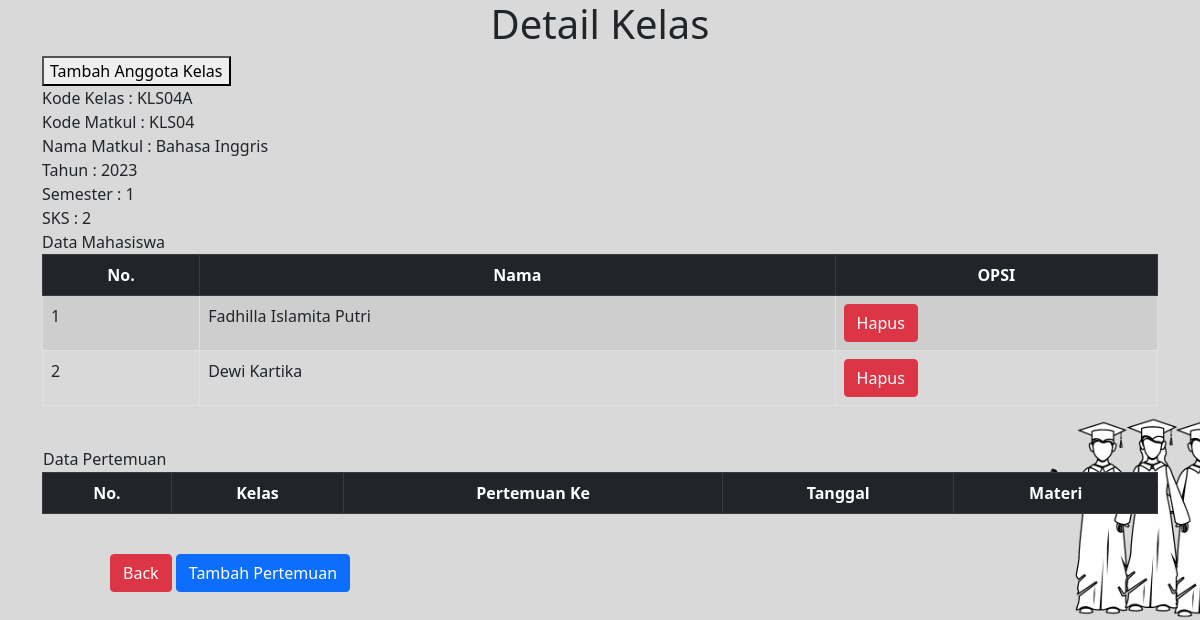
/lihat_detail_kelas.php?id=6, run on an earlier commit of the app's database.
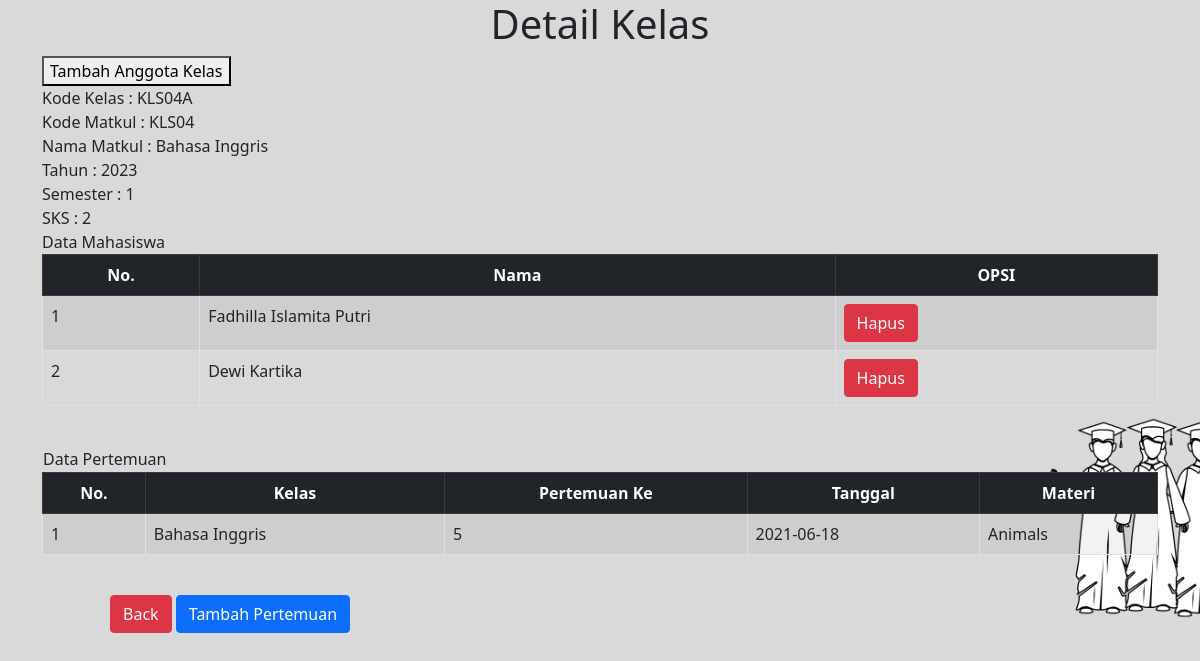
And on a later commit of the database.
### tables this page shows
CREATE TABLE `krs` (
  `krs_id` int(11) NOT NULL,
  `kelas_id` int(11) NOT NULL,
  `mahasiswa_id` int(11) NOT NULL
);

CREATE TABLE `mahasiswa` (
  `id` int(11) NOT NULL,
  `nama` varchar(50) NOT NULL,
  `nim` varchar(18) NOT NULL,
  `email` varchar(50) NOT NULL,
  `tipe` int(100) NOT NULL,
  `password` int(11) NOT NULL
);

CREATE TABLE `pertemuan` (
  `pertemuan_id` int(11) NOT NULL,
  `kelas_id` int(11) NOT NULL,
  `pertemuan_ke` int(11) NOT NULL,
  `tanggal` date NOT NULL,
  `materi` varchar(225) NOT NULL
);

CREATE TABLE `kelas` (
  `id` int(11) NOT NULL,
  `kode_kelas` varchar(50) NOT NULL,
  `kode_matkul` varchar(50) NOT NULL,
  `nama_matkul` varchar(50) NOT NULL,
  `tahun` int(11) NOT NULL,
  `semester` int(11) NOT NULL,
  `sks` int(11) NOT NULL
);

### lihat_detail_kelas.php (the view, shortened to what this page needs)
<?php
    include 'config.php';
        if(isset($_GET['id'])){
            $id_kelas =$_GET['id'];
        }
        else {
            die ("Error. No ID Selected!");
        }
        $query = mysqli_query($mysqli, "SELECT * FROM kelas WHERE id='$id_kelas'");
        $result = mysqli_fetch_array($query);
?>
<!DOCTYPE html>
<html lang="en">
<head>
    <link href="https://cdn.jsdelivr.net/npm/bootstrap@5.0.0-beta2/dist/css/bootstrap.min.css" rel="stylesheet"
>
</head>
 <body  background="ba.jpeg">
    <div class="container">
    <h1 class="text-center">Detail Kelas</h1>
    <button id="add_mhs" onclick="myfunction()">Tambah Anggota Kelas</button>
    <br>
        <tr>
            <td size="90">Kode Kelas</td>
            <td>: <?php echo $result['kode_kelas']?></td>
        </tr>
       <br>
        <tr>
            <td>Kode Matkul</td>
            <td>: <?php echo $result['kode_matkul']?></td>
        </tr>
        <br>
        <tr>
            <td>Nama Matkul</td>
            <td>: <?php echo $result['nama_matkul']?></td>
        </tr>
        <br>
        <tr>
            <td>Tahun</td>
            <td>: <?php echo $result['tahun']?></td>
        </tr>
        <tr>
        <br>
            <td>Semester</td>
            <td>: <?php echo $result['semester']?></td>
        </tr>
        <tr>
        <br>
            <td>SKS</td>
            <td>: <?php echo $result['sks']?></td>
        </tr>
        <br>
        <tr>
            <td>Data Mahasiswa</td>
            <br>
        </tr>
        <table class="table table-striped table-hover table-bordered" border="0" cellpadding="4">
        <thead class="table-dark">
        <tr bgcolor="silver">
            <th scope="col" class="text-center">No.</th>
            <th class="text-center">Nama</th>
            <th class="text-center">OPSI</th>
        </tr>
        </thead>
        <?php
        $no=0;
        $query2 = mysqli_query($mysqli, "SELECT * FROM `krs` join mahasiswa on mahasiswa.id=`krs`.`mahasiswa_id` where kelas_id=$id_kelas");
        while($result2  =mysqli_fetch_array($query2)){
        $no++;
        ?>
        <tr>
            <td><?php echo $no?></td>
            <td><?php echo $result2['nama']?></td>
            <td><a href="hapus_peserta.php?krs_id=<?php echo $result2['krs_id']?>&&kelas_id=<?php echo $id_kelas?>" class="btn btn-danger" style="margin-left: 0,1px" sonclick="return confirm('Anda yakin akan menghapus data ini?')">Hapus</a></td>
        </tr>
        <?php
        }
        ?>
        <table>
        <tr>
            <td>Data Pertemuan</td>
            <br>
        </tr>
        <table class="table table-striped table-hover table-bordered" border="0" cellpadding="4">
        <thead class="table-dark">
        <tr bgcolor="silver">
            <th scope="col" class="text-center">No.</th>
            <th class="text-center">Kelas</th>
            <th class="text-center">Pertemuan Ke</th>
            <th class="text-center">Tanggal</th>
            <th class="text-center">Materi</th>
         </tr>
         </thead>
         <?php
            $no=0;
            $sql = mysqli_query($mysqli,"SELECT * FROM pertemuan JOIN kelas ON pertemuan.kelas_id=kelas.id WHERE kelas_id=$id_kelas");
            while ($value = mysqli_fetch_array($sql)) {
            $no++;
            ?>
            <tr>
                <td><?php echo $no?></td>
                <td><?php echo $value['nama_matkul']?></td>
                <td><?php echo $value['pertemuan_ke']?></td>
                <td><?php echo $value['tanggal']?></td>
                <td><?php echo $value['materi']?></td>
            </tr>
            <?php
            }
         ?>
         </table>
    </table>
    </div>
    <br>
<a href="indexkelas.php" class="btn btn-danger" style="margin-left: 110px"> Back </a>
<a href="addpertemuan_kelas.php?id=<?php echo $id_kelas ?>" class="btn btn-primary"> Tambah Pertemuan </a>
</body>
</html>

What changed in the data, as far as the page shows it:
added pertemuan: kelas.nama_matkul "Bahasa Inggris", pertemuan_ke "5", tanggal "2021-06-18", materi "Animals"
